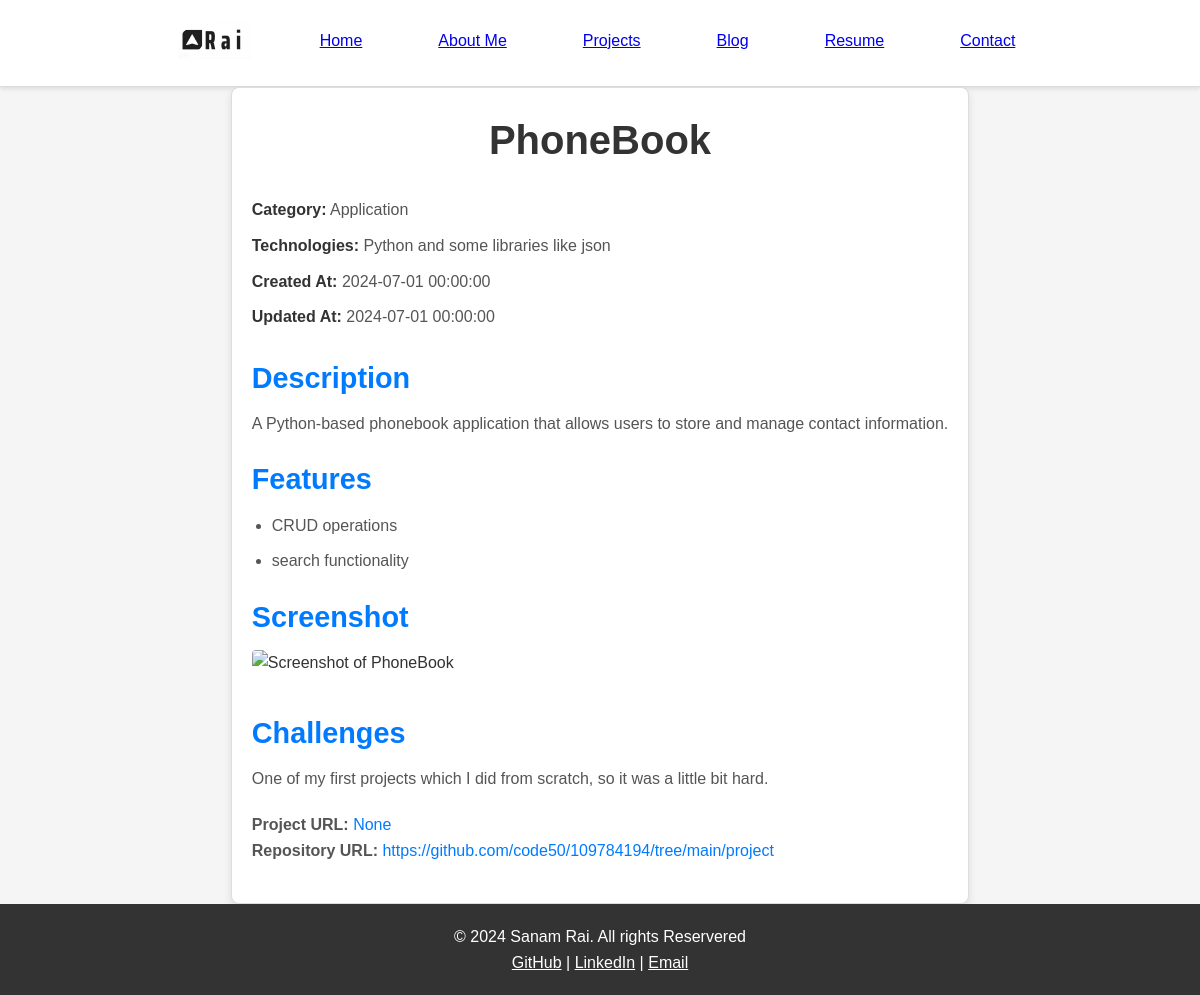
The app's page /project/1 with its own data.
### tables this page shows
CREATE TABLE projects(id INTEGER PRIMARY KEY AUTOINCREMENT, title TEXT NOT NULL, description TEXT, category TEXT, technologies TEXT, features TEXT, screenshot_url TEXT, challenges TEXT, url TEXT, repository_url TEXT, created_at DATETIME, updated_at DATETIME);

### app.py (the view)
@app.route('/project/<int:project_id>')
def project_detail(project_id):
    conn = get_db_connection()
    project = conn.execute('SELECT * FROM projects WHERE id = ?', (project_id,)).fetchone()
    conn.close()
    return render_template('project_detail.html', project=project)

### app.py (called while the page is built)
def get_db_connection():
    conn = sqlite3.connect("portofolio.db")
    conn.row_factory = sqlite3.Row
    return conn

### templates/project_detail.html (shortened to what this page needs)
{% extends "layout.html" %}
{% block title %}
    <link rel="stylesheet" href="{{ url_for('static', filename='project-detail.css') }}">
{% endblock %}
{% block main %}
    <div class="project-detail">
        <h1>{{ project['title'] }}</h1>
        <div class="project-meta">
            <p><strong>Category:</strong> {{ project['category'] }}</p>
            <p><strong>Technologies:</strong> {{ project['technologies'] }}</p>
            <p><strong>Created At:</strong> {{ project['created_at'] }}</p>
            <p><strong>Updated At:</strong> {{ project['updated_at'] }}</p>
        </div>
        <div class="project-description">
            <h2>Description</h2>
            <p>{{ project['description'] }}</p>
        </div>
        <div class="project-features">
            <h2>Features</h2>
            <ul>
                {% for feature in project['features'].split(',') %}
                    <li>{{ feature.strip() }}</li>
                {% endfor %}
            </ul>
        </div>
        {% if project['screenshot_url'] %}
            <div class="project-screenshot">
                <h2>Screenshot</h2>
                <img src="{{ project['screenshot_url'] }}" alt="Screenshot of {{ project['title'] }}" class="screenshot-image">
            </div>
        {% endif %}
        <div class="project-challenges">
            <h2>Challenges</h2>
            <p>{{ project['challenges'] }}</p>
        </div>
        <div class="project-links">
            <p><strong>Project URL:</strong> <a href="{{ project['url'] }}" target="_blank" rel="noopener noreferrer">{{ project['url'] }}</a></p>
            <p><strong>Repository URL:</strong> <a href="{{ project['repository_url'] }}" target="_blank" rel="noopener noreferrer">{{ project['repository_url'] }}</a></p>
        </div>
    </div>
{% endblock %}

### static/project-detail.css (style rules this page uses)
.project-detail { max-width: 900px; margin: 0 auto; padding: 20px; border: 1px solid #ddd; border-radius: 8px; background-color: #fff; box-shadow: 0 4px 8px rgba(0, 0, 0, 0.1); }
h1 { text-align: center; color: #333; font-size: 2.5em; margin-bottom: 20px; }
.project-meta { display: flex; flex-direction: column; margin-bottom: 20px; }
.project-meta p { margin: 5px 0; color: #555; }
.project-meta p strong { color: #333; }
.project-description, .project-features, .project-screenshot, .project-challenges, .project-links { margin-bottom: 20px; }
.project-description h2, .project-features h2, .project-screenshot h2, .project-challenges h2 { color: #007bff; font-size: 1.8em; margin-bottom: 10px; }
.project-description p, .project-challenges p { line-height: 1.6; color: #555; margin-bottom: 15px; }
.project-features ul { list-style-type: disc; padding-left: 20px; color: #555; }
.project-features li { margin-bottom: 10px; }
.project-screenshot img { max-width: 100%; height: auto; border-radius: 4px; margin-bottom: 15px; }
.project-links p { color: #555; }
.project-links a { color: #007bff; text-decoration: none; transition: color 0.3s ease; }

### static/style.css (style rules this page uses)
* { margin: 0; padding: 0; box-sizing: border-box; }
body { font-family: 'Arial', sans-serif; line-height: 1.6; background-color: #f5f5f5; color: #333; display: flex; flex-direction: column; min-height: 100vh; }

### records on screen
projects: title "PhoneBook", category "Application", technologies "Python and some libraries like json", created_at "2024-07-01 00:00:00", updated_at "2024-07-01 00:00:00", description "A Python-based phonebook application that allows users to store and manage contact information.", challenges "One of my first projects which I did from scratch, so it was a little bit hard.", url "None", repository_url "https://github.com/code50/109784194/tree/main/project"

### other values on screen
{{ feature.strip() }} "CRUD operations" "search functionality"
